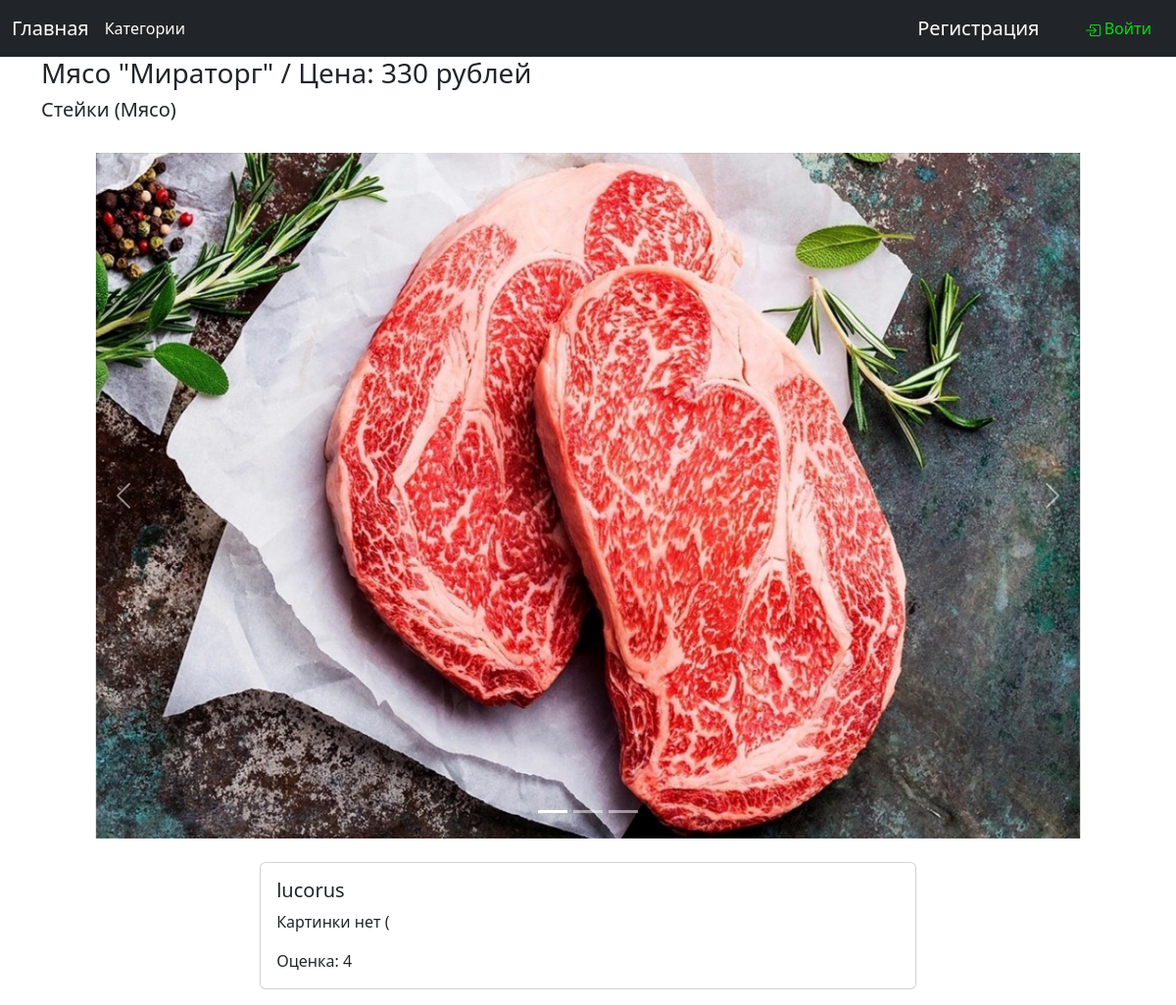
Before: /detail/myaso-miratorg with the older database file.
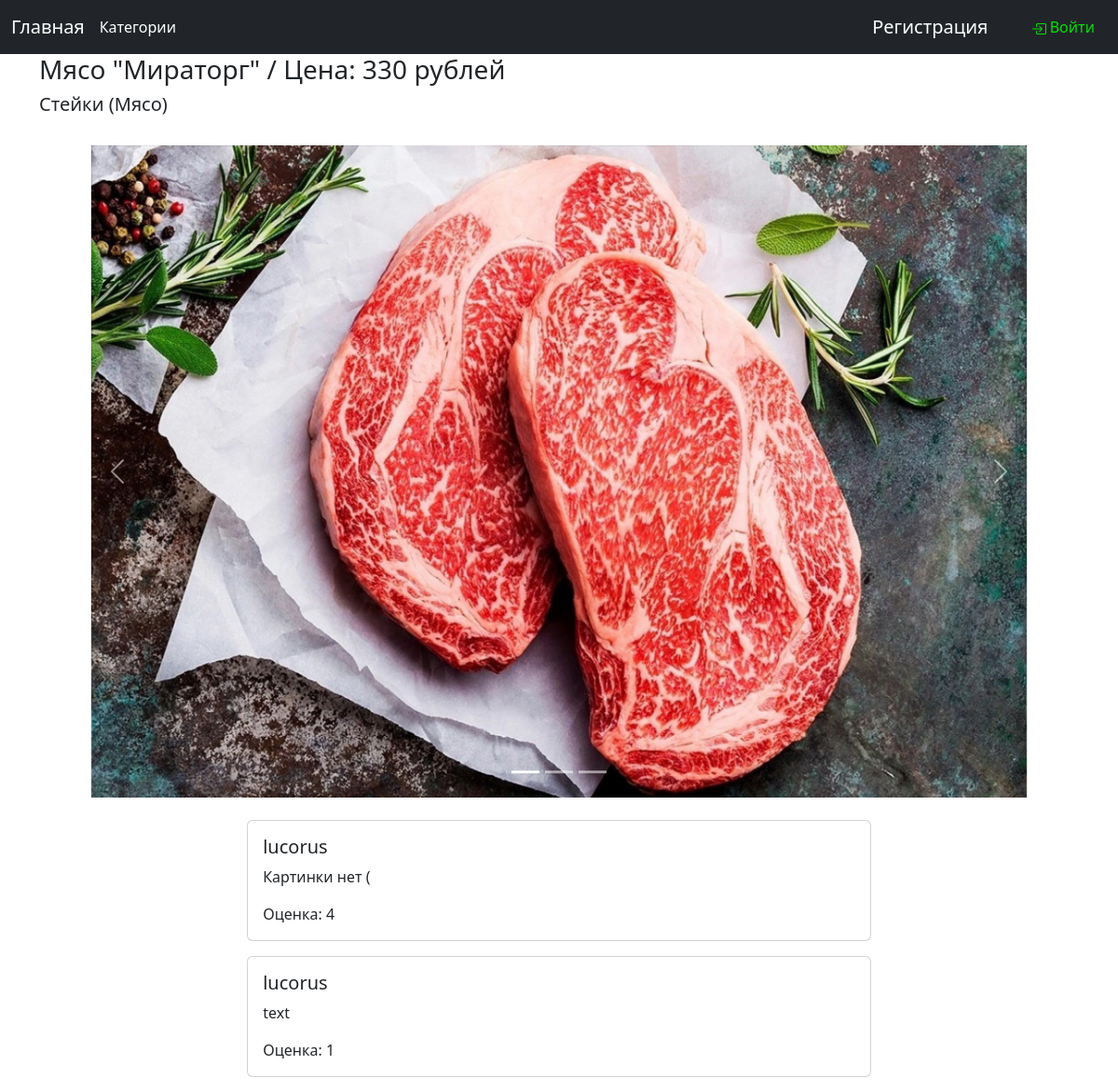
After: the same page with the newer database file.
### products/models.py (models this page shows, shortened)
class Product(models.Model):
    title = models.CharField(max_length=256, unique=True, verbose_name='Название')
    slug = models.SlugField()
    price = models.PositiveIntegerField(verbose_name='Цена')
    photos = models.ManyToManyField(ProductPhoto, related_name='product', verbose_name='Фотографии')
    subcategory = models.ForeignKey('SubCategory', on_delete=models.PROTECT, related_name='product', verbose_name='Подкатегория')
    discount = models.DecimalField(default=0, decimal_places=2, max_digits=4, verbose_name='Скидка')
    showing = models.BooleanField(default=True, verbose_name='Отображать?')
    objects = CustomProductManager()
    class Meta:
        verbose_name = 'Продукт'
        verbose_name_plural = 'Продукты'

class SubCategory(models.Model):
    title = models.CharField(max_length=64, unique=True, verbose_name='Название')
    slug = models.SlugField()
    image = models.ImageField(upload_to='products/img/', verbose_name='Изображение')
    category = models.ForeignKey(Category, on_delete=models.CASCADE, related_name='subcategories', verbose_name='Категория')
    def __str__(self):
        return self.title
    class Meta:
        verbose_name = 'Подкатегория'
        verbose_name_plural = 'Подкатегории'

class Category(models.Model):
    title = models.CharField(max_length=64, unique=True, verbose_name='Название')
    slug = models.SlugField()
    image = models.ImageField(upload_to='products/img/', verbose_name='Изображение')
    def __str__(self):
        return self.title
    class Meta:
        verbose_name = 'Категория'
        verbose_name_plural = 'Категории'

class ProductPhoto(models.Model):
    product_photo = models.ImageField(upload_to='products/img/')
    class Meta:
        verbose_name = 'Фото продукта'
        verbose_name_plural = 'Фотографии продуктов'

### user_profile/models.py (models this page shows, shortened)
class Comments(models.Model):
    text = models.TextField(max_length=6500, verbose_name='Текст')
    author = models.ForeignKey(CustomUser, on_delete=models.CASCADE, related_name='comments', verbose_name='Автор')
    product = models.ForeignKey(Product, on_delete=models.CASCADE, related_name='comments', verbose_name='Продукт')
    estimation = IntegerRangeField(min_value=0, max_value=5, default=5, verbose_name='Оценка')
    class Meta:
        verbose_name = 'Комментарий'
        verbose_name_plural = 'Комментарии'

class CustomUser(AbstractUser):
    username = models.CharField(max_length=40, unique=True, blank=True, verbose_name='Имя пользователя')
    favourites = models.ManyToManyField(Product, related_name='users', blank=True, verbose_name='Избранное')
    slug = models.SlugField()
    def __str__(self):
        return self.username
    class Meta:
        verbose_name = 'Пользователь'
        verbose_name_plural = 'Пользователи'

### products/views.py (the view)
# urls.py: path('detail/<slug:slug>', views.ProductDetailView.as_view(), name='detail'),
class ProductDetailView(DetailView, FormView):
    context_object_name = 'product'
    template_name = 'products/detail.html'
    form_class = UserLoginForm
    def get_object(self, queryset=None):
        slug = self.kwargs.get(self.slug_url_kwarg, None)
        try:
            return models.Product.objects.showing_products().select_related('subcategory').get(slug=slug)
        except:
            raise Http404('Такого товара не существует')

### products/models.py (called while the page is built)
    def showing_products(self):
        return self.get_queryset().filter(showing=True)

### user_profile/templatetags/tags.py (called while the page is built)
@register.simple_tag(name='get_comments')
def get_comments(product_name=''):
    try:
        return Comments.objects.filter(product__title=product_name)
    except:
        return {}

@register.simple_tag(name='length')
def length(text):
    return len(str(text))

### products/templates/products/detail.html (shortened to what this page needs)
{% load tags %}
{% load static %}
<!DOCTYPE html>
<html lang="ru">
<head>
    <link href="https://cdn.jsdelivr.net/npm/bootstrap@5.3.0-alpha1/dist/css/bootstrap.min.css" rel="stylesheet">
    <link rel="stylesheet" href="{% static 'css/detail_style.css' %}">
</head>
<body>
{% include "products/navbar.html" %}
<div class="container">
<h3>{{ product.title }} / Цена:
    {% if product.discount == 0.00 %}
        {{ product.price }}
    {% else %}
        <del>{{ product.price }}</del> {{ product.price_with_discount }}
    {% endif %} рублей
</h3>
<h5>{{ product.subcategory }}  ({{ product.subcategory.category }})</h5>
<br>
<div id="carouselExampleIndicators" class="carousel slide">
  <div class="carousel-indicators">
    <button type="button" data-bs-target="#carouselExampleIndicators" data-bs-slide-to="0" class="active" aria-current="true" aria-label="Slide 1"></button>
    <button type="button" data-bs-target="#carouselExampleIndicators" data-bs-slide-to="1" aria-label="Slide 2"></button>
    <button type="button" data-bs-target="#carouselExampleIndicators" data-bs-slide-to="2" aria-label="Slide 3"></button>
  </div>
  <div class="carousel-inner">
      {% for item_photo in product.photos.all %}
            <div class="carousel-item active" align="center">
                <img aria-hidden="true" src="{{ item_photo.product_photo.url }}" class="d-block" width="90%" height="700px">
            </div>
        {% endfor %}
  </div>
  <button class="carousel-control-prev" type="button" data-bs-target="#carouselExampleIndicators" data-bs-slide="prev">
    <span class="carousel-control-prev-icon" aria-hidden="false"></span>
  </button>
  <button class="carousel-control-next" type="button" data-bs-target="#carouselExampleIndicators" data-bs-slide="next">
    <span class="carousel-control-next-icon" aria-hidden="false"></span>
  </button>
</div>
<br>
{% get_comments product.title as comments %}
{% for item in comments %}
    <div class="card mb-3">
        <div class="card-body">
            <h5 class="card-title">{{ item.author }}</h5>
            {% length item.text as len %}
            {% if len > 100 %}
            <p class="card-text">{{ item.text }}
                    <a href="#" class="read-more" data-bs-toggle="collapse" data-bs-target="#{{ item.id }}-collapse">Читать дальше</a>
            </p>
                <div class="collapse" id="{{ item.id }}-collapse">
                    <p class="card-text">{{ item.text }}</p>
                </div>
            {% else %}
                <p class="card-text">{{ item.text }}</p>
            {% endif %}
            <p class="card-text">Оценка: {{ item.estimation }}</p>
        </div>
    </div>
{% endfor %}
</div>
</body>
</html>

### products/templates/products/navbar.html (shortened to what this page needs)
<nav class="navbar navbar-expand-lg body-tertiary navbar-dark bg-dark">
  <div class="container-fluid">
    <a class="navbar-brand" href="/">Главная</a>
    <div class="collapse navbar-collapse" id="navbarSupportedContent">
      <ul class="navbar-nav me-auto mb-2 mb-lg-0">
          <a style="text-decoration: none; color: white" href="{% url 'categories' %}">Категории</a>
      </ul>
      {% if request.user.is_authenticated %}
      <div align="right">
        <a class="navbar-brand" href="{% url 'profile' %}">
          <svg xmlns="http://www.w3.org/2000/svg" width="16" height="16" fill="currentColor"
               class="bi bi-person-circle" viewBox="0 0 16 16">
            <path d="M11 6a3 3 0 1 1-6 0 3 3 0 0 1 6 0z"/>
            <path fill-rule="evenodd"
                  d="M0 8a8 8 0 1 1 16 0A8 8 0 0 1 0 8zm8-7a7 7 0 0 0-5.468 11.37C3.242 11.226 4.805 10 8 10s4.757 1.225 5.468 2.37A7 7 0 0 0 8 1z"/>
          </svg>
          Профиль
          <span class="sr-only"></span></a>
        <a class="navbar-brand" href="{% url 'logout' %}"><font color="#E1857B">
          <svg xmlns="http://www.w3.org/2000/svg" width="16" height="16" fill="currentColor"
               class="bi bi-box-arrow-left"
               viewBox="0 0 16 16">
            <path fill-rule="evenodd"
                  d="M6 12.5a.5.5 0 0 0 .5.5h8a.5.5 0 0 0 .5-.5v-9a.5.5 0 0 0-.5-.5h-8a.5.5 0 0 0-.5.5v2a.5.5 0 0 1-1 0v-2A1.5 1.5 0 0 1 6.5 2h8A1.5 1.5 0 0 1 16 3.5v9a1.5 1.5 0 0 1-1.5 1.5h-8A1.5 1.5 0 0 1 5 12.5v-2a.5.5 0 0 1 1 0v2z"/>
            <path fill-rule="evenodd"
                  d="M.146 8.354a.5.5 0 0 1 0-.708l3-3a.5.5 0 1 1 .708.708L1.707 7.5H10.5a.5.5 0 0 1 0 1H1.707l2.147 2.146a.5.5 0 0 1-.708.708l-3-3z"/>
          </svg>
          Выйти</font><span class="sr-only"></span></a>
      </div>
      {% else %}
      <div align="right">
        <a class="btn btn-dark navbar-brand" href="{% url 'register' %}">Регистрация</a>
        <button type="button" class="btn btn-dark" data-bs-toggle="modal" data-bs-target="#exampleModal">
          <font style="color: #00E104;">
            Войти</font>
        </button>
                  {% load tags %}
      </div>
      {% endif %}
    </div>
  </div>
</nav>

### static/css/detail_style.css (style rules this page uses)
.card { max-width: 60%; margin: 0 auto; }
.card-text { white-space: nowrap; overflow: hidden; text-overflow: ellipsis; }
.collapse { display: none; }

Changed rows visible on the page:
added Comments: author "lucorus", text "text", estimation "1"
